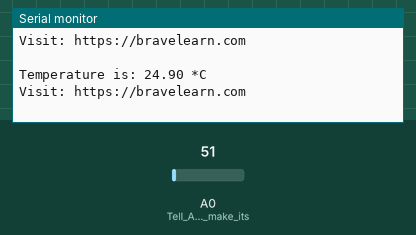
The sketch below on a simulated Arduino Uno, built with avr-gcc and run on an emulated ATmega328P. Parts: the last lines printed to the serial monitor. Inputs (shaded band) come from the test bench; at power-on: A0 (Tell_Arduino_to_make_its) = 51.

Above: at 10.8 s.
10.9 s: A0 (Tell_Arduino_to_make_its) set to 61
At 20.7 s:
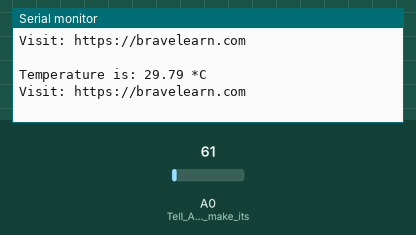
20.9 s: A0 (Tell_Arduino_to_make_its) set to 71
At 31.0 s:
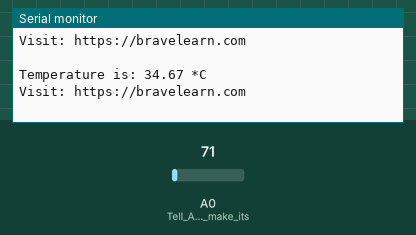
Timing chart, 0 to 32.5 s (numbered marks = the images above; inputs shaded):
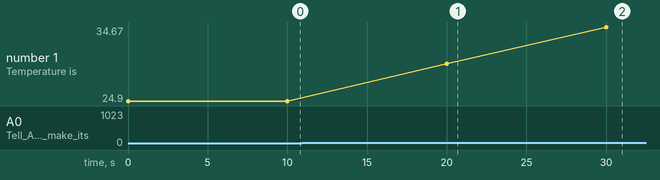

Measured:
- after the input at 10.9 s, the serial monitor: prints a new line after 9.1 s (image 1)
- after the input at 20.9 s, the serial monitor: prints a new line after 9.1 s (image 2)
- plotted number 1: 24.9 → 29.79 after the input at 10.9 s, 29.79 → 34.67 after the input at 20.9 s

The sketch:

lm35_mega.ino
```cpp
// Brave Learn ///
/// https://bravelearn.com ///
// Connect LM35 to Arduino as shown in the diagram
float reading; //declare variable in which temperature data is stored
void setup() {
  pinMode(A0, INPUT); // Tell Arduino to make its Analog A0 pin as Input reading pin
  // start the serial connection at 9600 bps:
   Serial.begin(9600);
}
void loop() { //Loops over
    //
    reading = (5.0 * analogRead(A0) * 100.0) / 1024; // Converts the analog voltage from sensor to digital reading where 5 is the supply voltage i.e. 5V
    // prints the data onto serial monitor
    Serial.print("Temperature is: "); //println prints next thing on a new line
    Serial.print((float)reading); // Prints current temperature on Monitor
    Serial.println(" *C");
    Serial.println("Visit: https://bravelearn.com ");
    Serial.println(" "); //Break space // Start reading on new line
    delay(10000); // 10 seconds delay before taking the new reading
}
```
